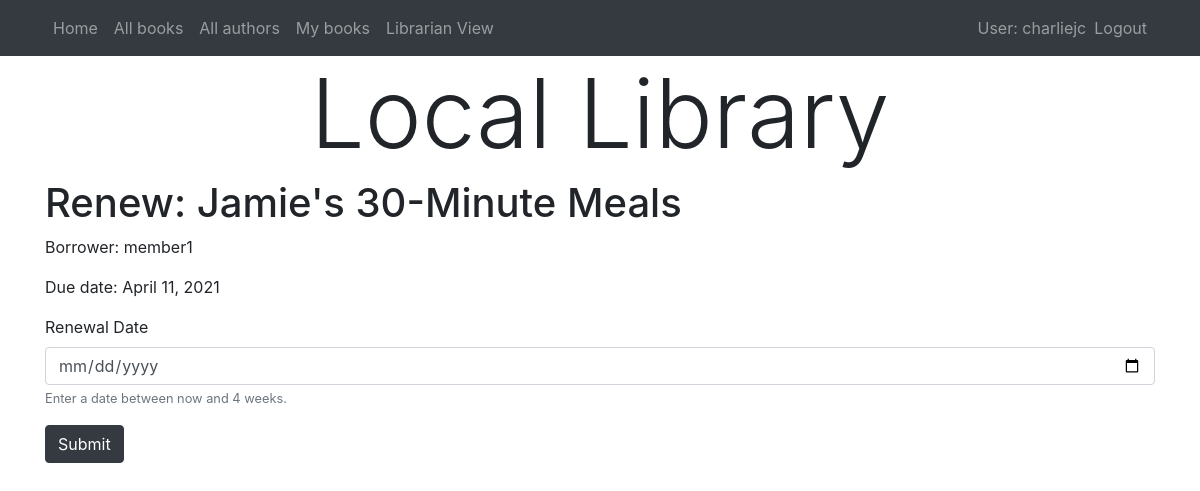
Screenshot of /catalog/book/32f384b5-fb3e-4115-828c-444a13d3f181/renew/ (signed in) with the database file from the repository.
### catalog/models.py (models this page shows, shortened)
class BookInstance(models.Model):
    id = models.UUIDField(primary_key=True, default=uuid.uuid4,
                          help_text='Unique ID for this particular book across whole library')
    book = models.ForeignKey(Book, on_delete=models.RESTRICT, null=True)
    imprint = models.CharField(max_length=200)
    due_back = models.DateField(null=True, blank=True)
    borrower = models.ForeignKey(User, on_delete=models.SET_NULL, null=True, blank=True)
    LOAN_STATUS = (
        ('m', 'Maintenance'),
        ('o', 'On loan'),
        ('a', 'Available'),
        ('r', 'Reserved'),
    )
    status = models.CharField(
        max_length=1,
        choices=LOAN_STATUS,
        blank=True,
        default='m',
        help_text='Book availability',
    )
    class Meta:
        ordering = ['due_back']
        permissions = (("can_mark_returned", "Set book as returned"),)
    @property
    def is_overdue(self):
        if self.due_back and date.today() > self.due_back:
            return True
        return False

class Book(models.Model):
    title = models.CharField(max_length=200)
    author = models.ForeignKey(Author, on_delete=models.SET_NULL, null=True)
    summary = models.TextField(max_length=1000, help_text='Enter a brief description of the book')
    isbn = models.CharField('ISBN', max_length=13, unique=True,
                            help_text='13 Character <a href="https://www.isbn-international.org/content/what-isbn">ISBN number</a>')
    genre = models.ManyToManyField(Genre, help_text='Select a genre for this book')
    def display_genre(self):
        return ', '.join(genre.name for genre in self.genre.all()[:3])
    display_genre.short_description = 'Genre'

### catalog/views.py (the view)
# urls.py: path('book/<uuid:pk>/renew/', views.renew_book_librarian, name='renew-book-librarian'),
@login_required
@permission_required('catalog.can_mark_returned', raise_exception=True)
def renew_book_librarian(request, pk):
    book_instance = get_object_or_404(BookInstance, pk=pk)
    if request.method == 'POST':
        form = RenewBookForm(request.POST)
        if form.is_valid():
            book_instance.due_back = form.cleaned_data['renewal_date']
            book_instance.save()
            return HttpResponseRedirect(reverse('all-borrowed'))
    else:
        proposed_renewal_date = datetime.date.today() + datetime.timedelta(weeks=3)
        form = RenewBookForm(initial={'renewal_date': proposed_renewal_date})
    context = {
        'form': form,
        'book_instance': book_instance,
    }
    return render(request, 'catalog/book_renew_librarian.html', context)

### catalog/forms.py (shortened to what this page needs)
class RenewBookForm(forms.Form):
    renewal_date = forms.DateField(help_text="Enter a date between now and 4 weeks.")

### catalog/templates/catalog/book_renew_librarian.html (shortened to what this page needs)
{% extends "base.html" %}
{% block content %}
    <h1>Renew: {{ book_instance.book.title }}</h1>
    <p>Borrower: {{ book_instance.borrower }}</p>
    <p{% if book_instance.is_overdue %} class="text-danger"{% endif %}>Due date: {{ book_instance.due_back }}</p>
    <form action="" method="post">
        <div class="form-group">
            <label for="{{ form.renewal_date.id_for_label }}">Renewal Date</label>
            <input type="date" class="form-control" id="{{ form.renewal_date.id_for_label }}" name="{{ form.renewal_date.html_name }}" value="{{ form.renewal_date.value }}">
            <small class="text-muted">{{ form.renewal_date.help_text }}</small>
        </div>
        <input type="submit" value="Submit" class="btn btn-dark">
    </form>
{% endblock %}

### catalog/templates/base.html (shortened to what this page needs)
<!DOCTYPE html>
<html lang="en">
<head>
    <link rel="stylesheet" href="https://cdn.jsdelivr.net/npm/bootstrap@4.5.3/dist/css/bootstrap.min.css"
>
    {% load static %}
    <link rel="stylesheet" href="{% static 'css/styles.css' %}">
</head>
<body>
<nav class="navbar navbar-expand-lg navbar-dark bg-dark">
    <div class="container">
        <ul class="navbar-nav mr-auto">
            <li class="nav-item">
                <a class="nav-link" href="{% url 'index' %}">Home</a>
            </li>
            <li class="nav-item">
                <a class="nav-link" href="{% url 'books' %}">All books</a>
            </li>
            <li class="nav-item">
                <a class="nav-link" href="{% url 'authors' %}">All authors</a>
            </li>
            {% if user.is_authenticated %}
                <li class="nav-item">
                    <a class="nav-link" href="{% url 'my-borrowed' %}">My books</a>
                </li>
            {% endif %}
        {% if perms.catalog.can_mark_returned %}
            <li class="nav-item">
                <a class="nav-link" href="{% url 'all-borrowed' %}">Librarian View</a>
            </li>
        {% endif %}
        </ul>
        <ul class="navbar-nav">
            {% if user.is_authenticated %}
                <li class="nav-item">
                    <p class="navbar-text m-0">User: {{ user.get_username }}</p>
                </li>
                <li class="nav-item">
                    <a class="nav-link" href="{% url 'logout' %}?next={{request.path}}">Logout</a>
                </li>
            {% else %}
                <li class="nav-item">
                    <a class="nav-link" href="{% url 'login' %}?next={{request.path}}">Login</a>
                </li>
            {% endif %}
        </ul>
    </div>
</nav>
<div class="container">
    <h1 class="display-1 text-center">Local Library</h1>
    {% block content %}{% endblock %}
</div>
</body>
</html>

### catalog/static/css/styles.css (style rules this page uses)
.navbar { background-color: blue; }

### rows the page displays
BookInstance: book "Jamie's 30-Minute Meals", borrower "member1", due_back "April 11, 2021"

### other values shown
{{ user.get_username }} "charliejc"
